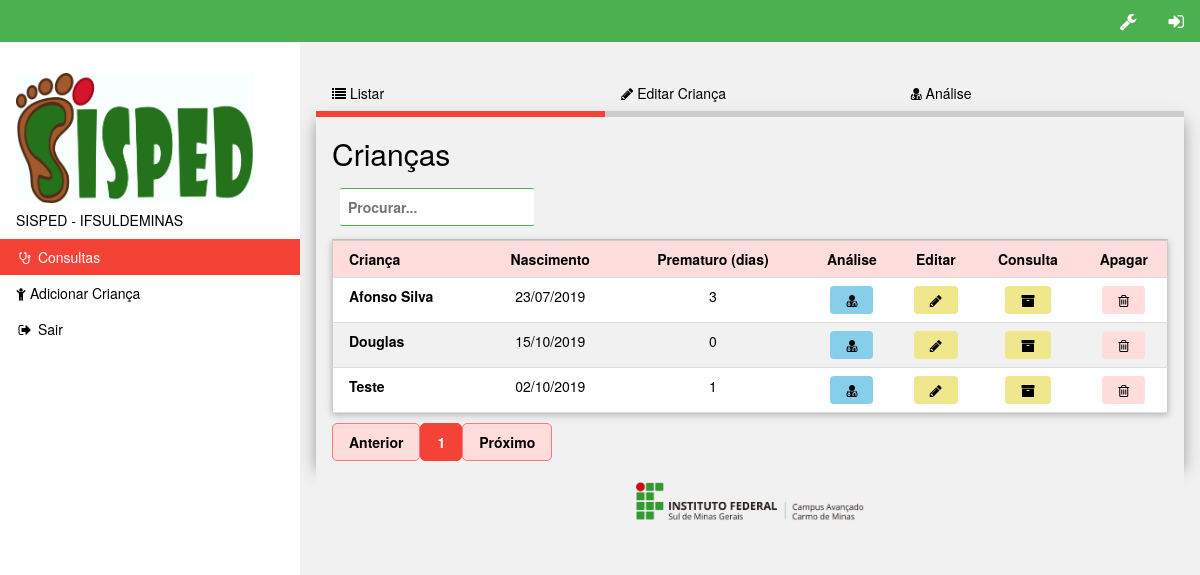
Screenshot of /pages/consultas.php (signed in) with the database file from the repository.
### tables this page shows
create table if not exists dadoscrianca(idcrian int not null auto_increment primary key,nome varchar(225) not null,endereco varchar(255) not null,nascimento date not null,diasPrematuro int not null,sexo char(1) not null);

### pages/consultas.php (the view, shortened to what this page needs)
<!DOCTYPE html>
<html>
<head>
	<link rel="stylesheet" href="../css/sisped.css">
	<link rel="stylesheet" href="../css/w3.css">
	<link rel="stylesheet" href="../css/fontRaleway.css">
	<link rel="stylesheet" href="../css/pagination.css">
	<link rel="stylesheet" href="../css/font-awesome/css/font-awesome.min.css">
	<link rel="stylesheet" href="../css/balloon.css">
	<link rel="stylesheet" href="../css/jquery-ui.min.css">
	<link rel="stylesheet" type="text/css" href="../css/bootstrap.min.css">
</head>
<body class="w3-light-grey">
	<div class="w3-bar w3-top w3-green w3-large" style="z-index:4">
		<a href="includes/exit.php" class="w3-bar-item w3-right w3-button"><i class="fa fa-sign-in"></i></a>
		<a href="#" id="bootbox" class="w3-bar-item w3-right w3-button optionR"><i class="fa fa-wrench"></i></a>
	</div>
	<nav class="w3-sidebar w3-collapse w3-white w3-animate-left" style="z-index:3;width:300px;" id="mySidebar">
		<div class="w3-container w3-row">
			<div class="w3-col s4">
				<img src="../image/sisped-logo.png" style="height:130px; margin-top:30px;">
			</div>
		</div>
		<div class="w3-container">
			<h5>SISPED - IFSULDEMINAS</h5>
		</div>
		<div class="w3-bar-block slidebar">
			<a onclick="openPanel('listarTabMenu','PainelListar');" href="#" class="w3-bar-item w3-button w3-padding w3-red">
				<i class="fa fa-stethoscope fa-fw"></i> Consultas
			</a>
			<a href="adicionar-crianca.php" class="w3-bar-item w3-button w3-padding">
				<i class="fa fa-child"></i> Adicionar Criança
			</a>
			<a href="includes/exit.php" class="w3-bar-item w3-button w3-padding">
				<i class="fa fa-sign-out fa-fw"></i> Sair
			</a>
		</div>
	</nav>
	<div class="w3-main" style="margin-left:300px;margin-top:43px;">
	<header class="w3-container" style="padding-top:22px">
	</header>
	<div class="w3-container">
	  	<div class="w3-row">
			<a href="javascript:void(0)" onclick="openPanel('listarTabMenu','PainelListar');">
			<div class="w3-third tablink w3-bottombar w3-hover-light-grey w3-padding w3-border-red titleConsulta" id="listarTabMenu" data-balloon-length="medium" data-balloon="Para retornar à Listagem de Crianças, basta clicar aqui!" data-balloon-pos="up-left"><i class="fa fa-list"></i> Listar</div>
			</a>
			<a href="javascript:void(0)" onclick="">
			<div class="w3-third tablink w3-bottombar w3-hover-light-grey w3-padding titleConsulta"  id="editarTabMenu"><i class="fa fa-pencil"></i> Editar Criança</div>
			</a>
			<a href="javascript:void(0)" onclick="">
			<div class="w3-third tablink w3-bottombar w3-hover-light-grey w3-padding titleConsulta" id="analiseTabMenu"><i class="fa fa-user-md"></i> Análise</div>
			</a>
	  	</div>
	    <div id="PainelListar" class="w3-container contentPanel w3-animate-opacity w3-card-4">
			<h2>Crianças</h2>
			<div>
				<?php
				include("includes/dbconnection.php");
				$sql = "SELECT * FROM dadoscrianca where true";
				$result = $conn->query($sql);
					echo "<table width='100%' class='w3-table-all w3-card w3-hoverable' id='childrenTable'>\n";
					echo "
					<thead>
						<tr class='w3-pale-red'>
							<th>Criança</th>
							<th class='w3-center'>Nascimento</th>
							<th class='w3-center'>Prematuro (dias)</th>
							<th class='w3-center'>Análise</th>
							<th class='w3-center'>Editar</th>
							<th class='w3-center'>Consulta</th>
							<th class='w3-center'>Apagar</th>
						</tr>
					</thead>
						<tbody>
					";
					while ($dados = $result->fetch_assoc()) {
						$var = $dados['idcrian'].",'".str_replace("\t", "%20", $dados['nome'])."','".$dados['sexo']."','".$dados['nascimento']."',".$dados['diasPrematuro'];
						$data = explode('-', $dados['nascimento']);
						echo "
							<tr class='item'>
								<td>";?> <b> <?php echo "".$dados['nome']."</b></td>\n";
						echo "<td class='w3-center'>".$data[2]."/".$data[1]."/".$data[0]."</td>\n";
						echo "<td class='w3-center'>".$dados['diasPrematuro']."</td>\n";
						echo "<td class='w3-center'>";?> <a onclick="setTimeout(function(){ nextChart('../../csv/WHO/Weight-for-age/Z-scores_boys/5_years.csv', <?php echo $dados['idcrian'] ?>, 'm','peso'); document.getElementById('NCrianca').innerHTML= '<?php echo $dados['nome'] ?>';  }, 300);gerarTable();sexo('<?php echo $dados['sexo'] ?>');openPanel('analiseTabMenu','PainelAnalise');" class='w3-button w3-hover-aqua w3-light-blue w3-round editRemoveButton'><i class='fa fa-user-md editRemoveIcon'></i><?php echo"</a></td>\n";
						echo "<td class='w3-center'>";?> <a onclick="update( <?php echo $var;  ?> ),openPanel('editarTabMenu','PainelEditar');" class='w3-button w3-hover-sand w3-khaki w3-round editRemoveButton'><i class='fa fa-pencil editRemoveIcon'></i><?php echo"</a></td>\n";
						echo "<td class='w3-center'>";?> <a onclick="consulta( <?php echo $dados['idcrian'] ?> )" class='w3-button w3-hover-sand w3-khaki w3-round editRemoveButton'><i class='fa fa-archive editRemoveIcon'></i><?php echo "</a> </td>\n";
						echo "<td class='w3-center'>";?> <a onclick="del( <?php echo $dados['idcrian'] ?> )" class='w3-button w3-pale-red w3-hover-sand w3-red w3-round editRemoveButton'><i class='fa fa-trash-o editRemoveIcon'></i></a></td><?php echo"
							</tr>\n
						";
					}
					echo "</tbody>\n";
					echo "</table>\n";
				?>
			</div>
	    </div>
	<div>
		<link rel="stylesheet" href="../css/options_horizontal.css">
	<footer class="w3-container w3-padding-16 w3-center w3-light-grey">
		<p ><img src="../image/ifsuldeminas.png" height="40" /></p>
	</footer>
	</div>
</div>
	</body>
</html>

### css/sisped.css (style rules this page uses)
html,body,h1,h2,h3,h4,h5 { font-family: "Raleway", sans-serif }
.editRemoveButton { height: 28px; margin: 0px; }
.editRemoveIcon { vertical-align: top; }
.titleConsulta { color: black; }

### css/w3.css (style rules this page uses)
html { box-sizing:border-box }
*,*:before,*:after { box-sizing:inherit }
html { -ms-text-size-adjust:100%;-webkit-text-size-adjust:100% }
body { margin:0 }
article,aside,details,figcaption,figure,footer,header,main,menu,nav,section,summary { display:block }
a { background-color:transparent;-webkit-text-decoration-skip:objects }
img { border-style:none }
html,body { font-family:Verdana,sans-serif;font-size:15px;line-height:1.5 }
html { overflow-x:hidden }
h2 { font-size:30px }
h5 { font-size:18px }
h1,h2,h3,h4,h5,h6 { font-family:"Segoe UI",Arial,sans-serif;font-weight:400;margin:10px 0 }
img { vertical-align:middle }
a { color:inherit }
.w3-table,.w3-table-all { border-collapse:collapse;border-spacing:0;width:100%;display:table }
.w3-table-all { border:1px solid #ccc }
.w3-bordered tr,.w3-table-all tr { border-bottom:1px solid #ddd }
.w3-table-all tr:nth-child(odd) { background-color:#fff }
.w3-table-all tr:nth-child(even) { background-color:#f1f1f1 }
.w3-table td,.w3-table th,.w3-table-all td,.w3-table-all th { padding:8px 8px;display:table-cell;text-align:left;vertical-align:top }
.w3-table th:first-child,.w3-table td:first-child,.w3-table-all th:first-child,.w3-table-all td:first-child { padding-left:16px }
.w3-btn,.w3-button { border:none;display:inline-block;padding:8px 16px;vertical-align:middle;overflow:hidden;text-decoration:none;color:inherit;background-color:inherit;text-align:center;cursor:pointer;white-space:nowrap }
.w3-btn,.w3-button { -webkit-touch-callout:none;-webkit-user-select:none;-khtml-user-select:none;-moz-user-select:none;-ms-user-select:none;user-select:none }
.w3-sidebar { height:100%;width:200px;background-color:#fff;position:fixed!important;z-index:1;overflow:auto }
.w3-main,#main { transition:margin-left .4s }
.w3-bar { width:100%;overflow:hidden }
.w3-bar .w3-bar-item { padding:8px 16px;float:left;width:auto;border:none;display:block;outline:0 }
.w3-bar .w3-button { white-space:normal }
.w3-bar-block .w3-bar-item { width:100%;display:block;padding:8px 16px;text-align:left;border:none;white-space:normal;float:none;outline:0 }
.w3-container:after,.w3-container:before,.w3-panel:after,.w3-panel:before,.w3-row:after,.w3-row:before,.w3-row-padding:after,.w3-row-padding:before, .w3-cell-row:before,.w3-cell-row:after,.w3-clear:after,.w3-clear:before,.w3-bar:before,.w3-bar:after { content:"";display:table;clear:both }
.w3-col,.w3-half,.w3-third,.w3-twothird,.w3-threequarter,.w3-quarter { float:left;width:100% }
.w3-col.s4 { width:33.33333% }
@media (min-width:601px) { .w3-col.m4,.w3-third { width:33.33333% } }
@media (min-width:993px) { .w3-sidebar.w3-collapse { display:block!important } }
.w3-top,.w3-bottom { position:fixed;width:100%;z-index:1 }
.w3-top { top:0 }
.w3-round,.w3-round-medium { border-radius:4px }
.w3-container,.w3-panel { padding:0.01em 16px }
.w3-card,.w3-card-2 { box-shadow:0 2px 5px 0 rgba(0,0,0,0.16),0 2px 10px 0 rgba(0,0,0,0.12) }
.w3-card-4,.w3-hover-shadow:hover { box-shadow:0 4px 10px 0 rgba(0,0,0,0.2),0 4px 20px 0 rgba(0,0,0,0.19) }
.w3-animate-opacity { animation:opac 0.8s }
.w3-animate-left { position:relative;animation:animateleft 0.4s }
.w3-large { font-size:18px!important }
.w3-center { text-align:center!important }
.w3-bottombar { border-bottom:6px solid #ccc!important }
.w3-padding { padding:8px 16px!important }
.w3-padding-16 { padding-top:16px!important;padding-bottom:16px!important }
.w3-right { float:right!important }
.w3-light-blue,.w3-hover-light-blue:hover { color:#000!important;background-color:#87CEEB!important }
.w3-green,.w3-hover-green:hover { color:#fff!important;background-color:#4CAF50!important }
.w3-khaki,.w3-hover-khaki:hover { color:#000!important;background-color:#f0e68c!important }
.w3-red,.w3-hover-red:hover { color:#fff!important;background-color:#f44336!important }
.w3-white,.w3-hover-white:hover { color:#000!important;background-color:#fff!important }
.w3-light-grey,.w3-hover-light-grey:hover,.w3-light-gray,.w3-hover-light-gray:hover { color:#000!important;background-color:#f1f1f1!important }
.w3-pale-red,.w3-hover-pale-red:hover { color:#000!important;background-color:#ffdddd!important }
.w3-border-red,.w3-hover-border-red:hover { border-color:#f44336!important }

### rows the page displays
dadoscrianca: nome "Afonso Silva", nascimento "23", nascimento "07", nascimento "2019", diasPrematuro "3"
dadoscrianca: nome "Teste", nascimento "02", nascimento "10", nascimento "2019", diasPrematuro "1"
dadoscrianca: nome "Douglas", nascimento "15", nascimento "10", nascimento "2019", diasPrematuro "0"
